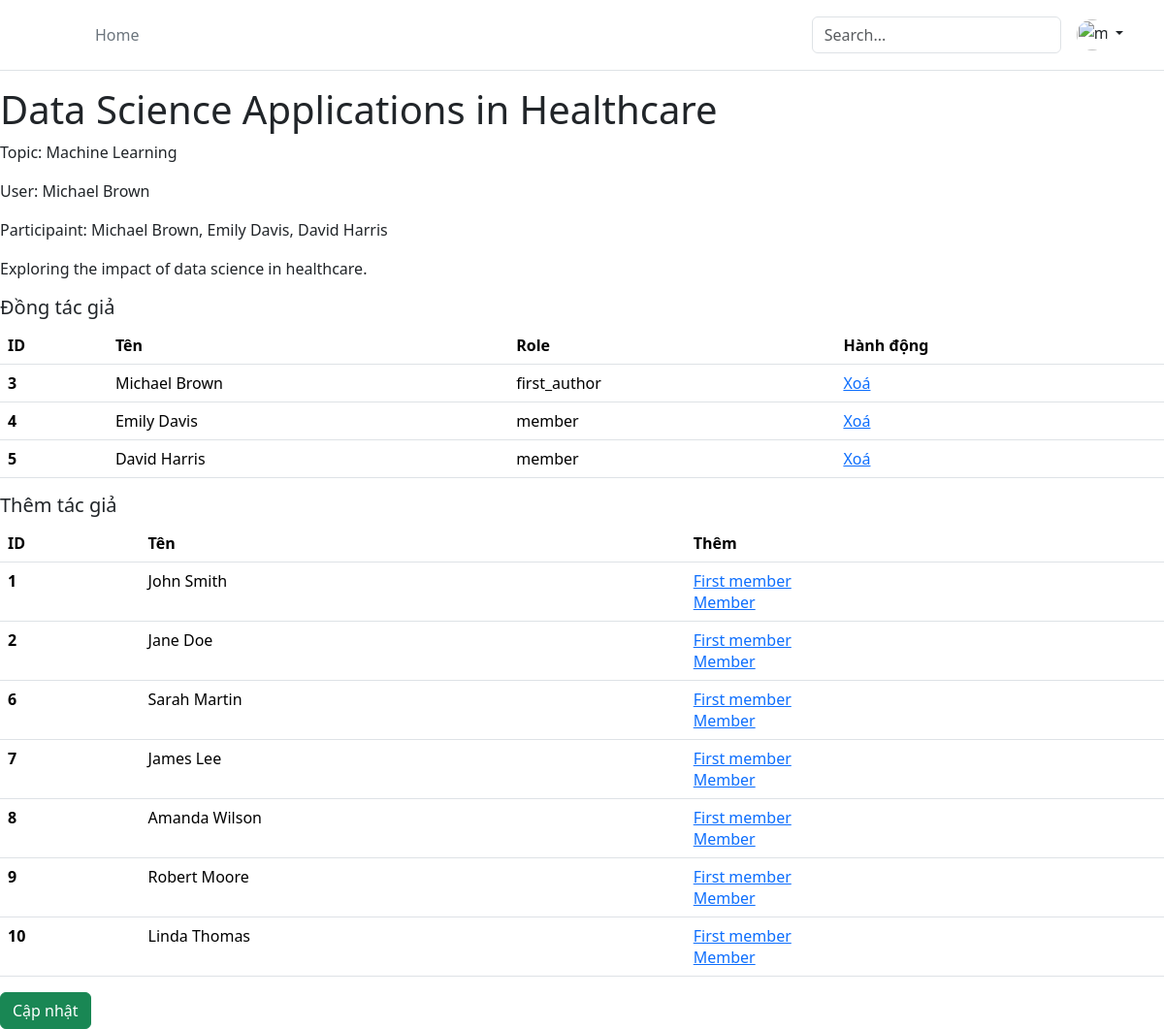
The app's page /pages/paper.php?id=2 (signed in) with its own data.
### tables this page shows
CREATE TABLE TOPICS (
    topic_id INT AUTO_INCREMENT PRIMARY KEY,
    topic_name VARCHAR(255) NOT NULL
);

CREATE TABLE PARTICIPATION (
    author_id INT NOT NULL,
    paper_id INT NOT NULL,
    role VARCHAR(30) NOT NULL,
    date_added DATETIME NOT NULL,
    status VARCHAR(10) NOT NULL,
    PRIMARY KEY (author_id, paper_id)
);

CREATE TABLE AUTHORS (
    user_id INT PRIMARY KEY,
    full_name VARCHAR(255) NOT NULL,
    website VARCHAR(255),
    profile_json_text VARCHAR(4000),
    image_path VARCHAR(255),
    FOREIGN KEY (user_id) REFERENCES USERS(user_id)
);

### config/method.php (called while the page is built, shortened)
<?php
    function execute($conn, $type, $sql, $data, $selectFields, $tableName, $conditions)
    {
        try {
            if($type == 'select')
                return recored_select($conn, $selectFields, $tableName, $conditions);
            else if($type == 'insert')
                return recored_insert($conn, $tableName, $data);
            else if($type == 'update')
                return recored_update($conn, $tableName, $data, $conditions);
            else if($type == "delete")
                return recored_delete($conn, $tableName, $conditions);
            else
                return recored_special($conn, $sql);
        } catch (\Throwable $th) {
            throw $th;
        }
    }
    function recored_special($conn, $query) {
        $result = mysqli_query($conn, $query);
        return $result;
    }
?>

### pages/paper.php (the view, shortened to what this page needs)
<?php include_once('../components/header.php') ?>
<?php
require("../config/connect.php");
require("../config/method.php");
$id = intval($_GET['id']);
?>
<?php
    $sqlstring = "
        SELECT
            topic_name,
            paper_id,
            title,
            abstract,
            author_string_list,
            author_username,
            user_id,
            topic_id,
            conference_id,
            full_name
        FROM (
            SELECT
                t.topic_name,
                p.paper_id,
                p.title,
                p.abstract,
                p.author_string_list,
                u.username AS author_username,
                p.user_id,
                p.topic_id,
                p.conference_id,
                a.full_name,
                ROW_NUMBER() OVER (PARTITION BY t.topic_id ORDER BY c.start_date DESC) AS row_num
            FROM PAPERS p
            JOIN TOPICS t ON p.topic_id = t.topic_id
            JOIN USERS u ON p.user_id = u.user_id
            JOIN AUTHORS a ON a.user_id = u.user_id
            JOIN conferences c ON c.conference_id = p.conference_id
            WHERE p.paper_id = $id
        ) ranked
        WHERE row_num <= 5;
    ";
    $result_paper = execute($conn,"special", $sqlstring,"", [], "", []);
    $data = $result_paper->fetch_array(MYSQLI_ASSOC);;
    ?>
<div>
    <h1><?php echo $data['title']?></h1>
    <p>Topic: <?php echo $data['topic_name']?></p>
    <p>User: <?php echo $data['full_name']?></p>
    <p>Participaint: <?php echo $data['author_string_list']?></p>
    <p><?php echo $data['abstract']?></p>
</div>
<h5>Đồng tác giả</h5>
<table class="table table-hover">
  <thead>
    <tr>
      <th scope="col">ID</th>
      <th scope="col">Tên</th>
      <th scope="col">Role</th>
      <th scope="col">Hành động</th>
    </tr>
  </thead>
  <tbody>
        <?php
        $sqlstring = "select user_id,full_name,role from participation p join authors a on p.author_id=a.user_id where p.paper_id=$id";
        $result_par = execute($conn,"special", $sqlstring,"", [], "", []);
      while ($row = mysqli_fetch_array($result_par)) {
        $par_user_id = $row['user_id'];
        $par_name = $row['full_name'];
        $par_role = $row['role'];
        $par_link = "<a href='/pages/delete_participant.php?paper_id=$id&user_id=$par_user_id'>Xoá</a>";
      ?>
        <div class="col">
            <?php echo "
            <tr>
                <th scope='row'>$par_user_id</th>
                <td>$par_name</td>
                <td>$par_role</td>
                <td>$par_link</td>
            </tr>
            ";
            ?>
        </div>
      <?php $user_ids[] = $par_user_id; } ?>
  </tbody>
</table>
<?php
  if (isset($_SESSION['account']))
  if ($_SESSION['account']['user_type'] =='admin') {
    echo "<h5>Thêm tác giả</h5>";
    echo "<table class='table table-hover'>";
    echo "<thead>
        <tr>
          <th scope='col'>ID</th>
          <th scope='col'>Tên</th>
          <th scope='col'>Thêm</th>
        </tr>
      </thead>";
    }
?>
  <tbody>
        <?php
        if (isset($_SESSION['account']))
        if ($_SESSION['account']['user_type'] =='admin') {
        $user_ids_str = implode(",", $user_ids);
        $sqlstring = "select user_id,full_name from authors where user_id NOT IN ($user_ids_str)";
        $result_not_par = execute($conn,"special", $sqlstring,"", [], "", []);
      while ($row = mysqli_fetch_array($result_not_par)) {
        $par_not_user_id = $row['user_id'];
        $par_not_name = $row['full_name'];
        $par_not_link = "
        <div><a href='/pages/add_participant.php?paper_id=$id&user_id=$par_not_user_id&role=first_author'>First member</a></div>
        <div><a href='/pages/add_participant.php?paper_id=$id&user_id=$par_not_user_id&role=member'>Member</a></div>
        ";
      ?>
        <div class="col">
            <?php echo "
            <tr>
                <th scope='row'>$par_not_user_id</th>
                <td>$par_not_name</td>
                <td>$par_not_link</td>
            </tr>
            ";
            ?>
        </div>
      <?php } }?>
  </tbody>
</table>
<?php
if (isset($_SESSION['account']))
if ($_SESSION['account']['user_id'] == $data['user_id'] || $_SESSION['account']['user_type'] =='admin') {
echo "<a href='/pages/update_paper.php?id=$id' class='btn btn-success'>Cập nhật</a>";
}
?>

### records on screen
topics: topic_name "Machine Learning"
participation: author.user_id "3", author.full_name "Michael Brown", role "first_author"
participation: author.user_id "4", author.full_name "Emily Davis", role "member"
participation: author.user_id "5", author.full_name "David Harris", role "member"
authors: user_id "1", full_name "John Smith"
authors: user_id "2", full_name "Jane Doe"
authors: user_id "6", full_name "Sarah Martin"
authors: user_id "7", full_name "James Lee"
authors: user_id "8", full_name "Amanda Wilson"
authors: user_id "9", full_name "Robert Moore"
authors: user_id "10", full_name "Linda Thomas"

### other values on screen
$data['title'] "Data Science Applications in Healthcare"
$data['full_name'] "Michael Brown"
$data['author_string_list'] "Michael Brown, Emily Davis, David Harris"
$data['abstract'] "Exploring the impact of data science in healthcare."
